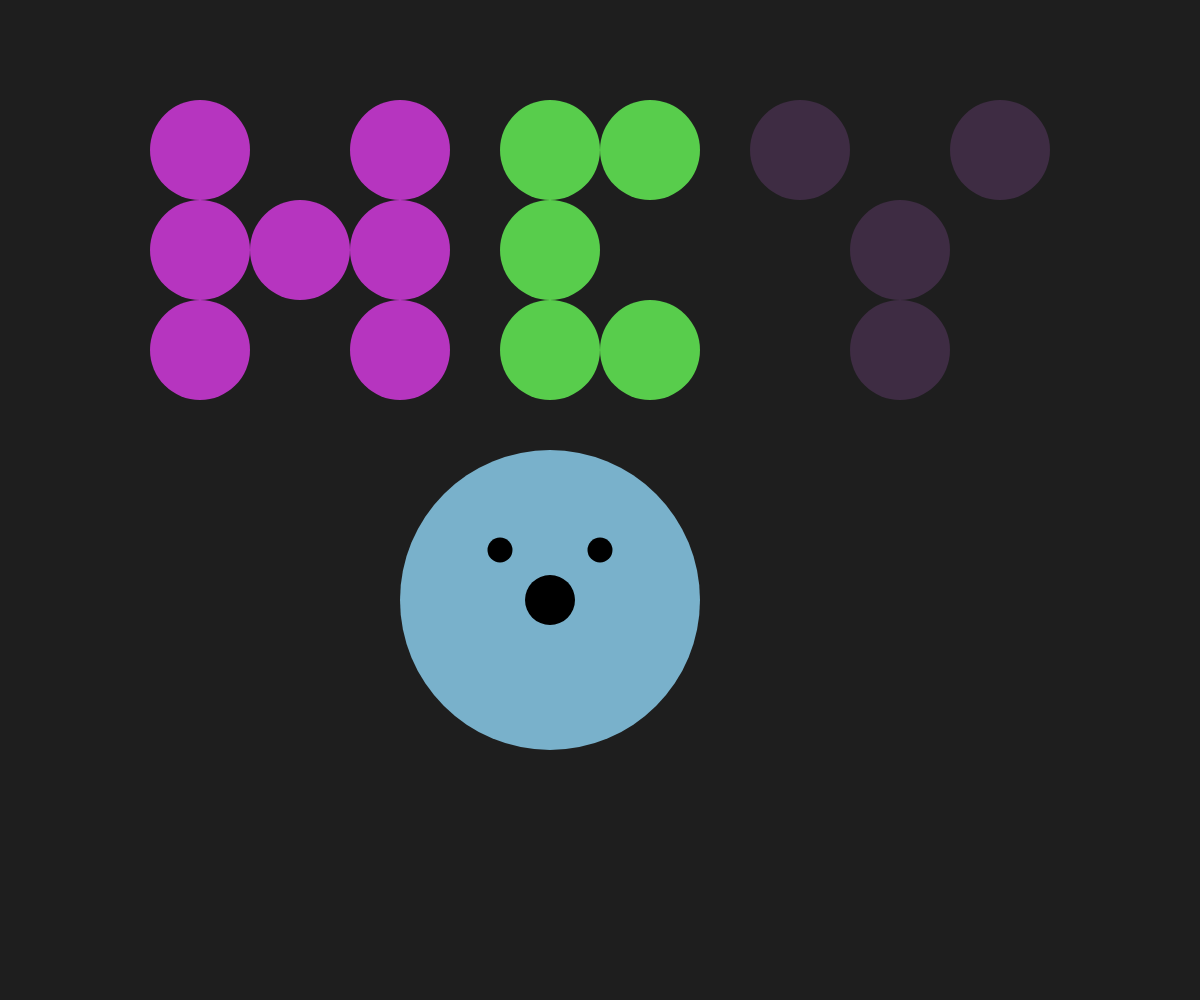
Frame 1 (no input)
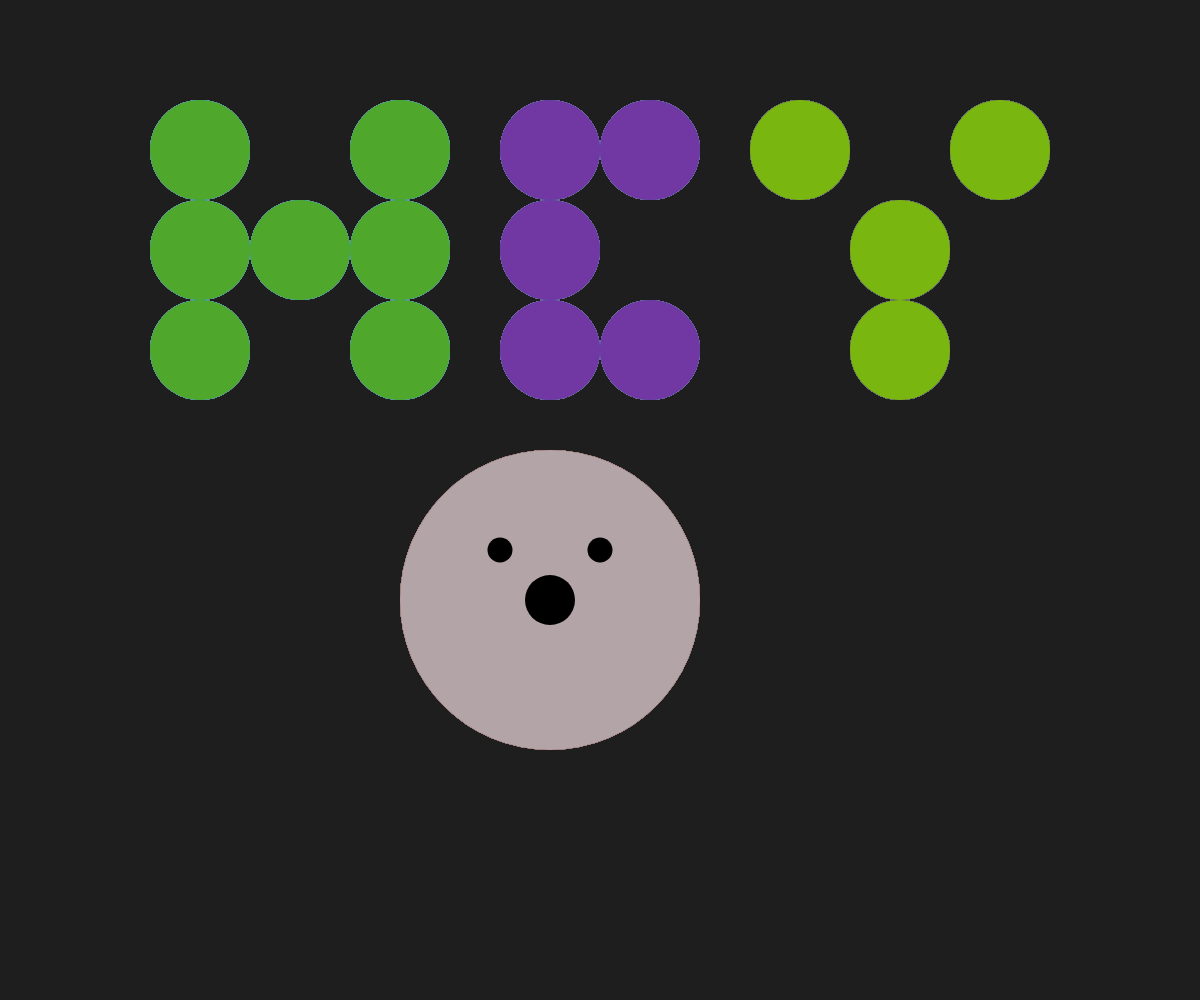
Frame 60 (no input)
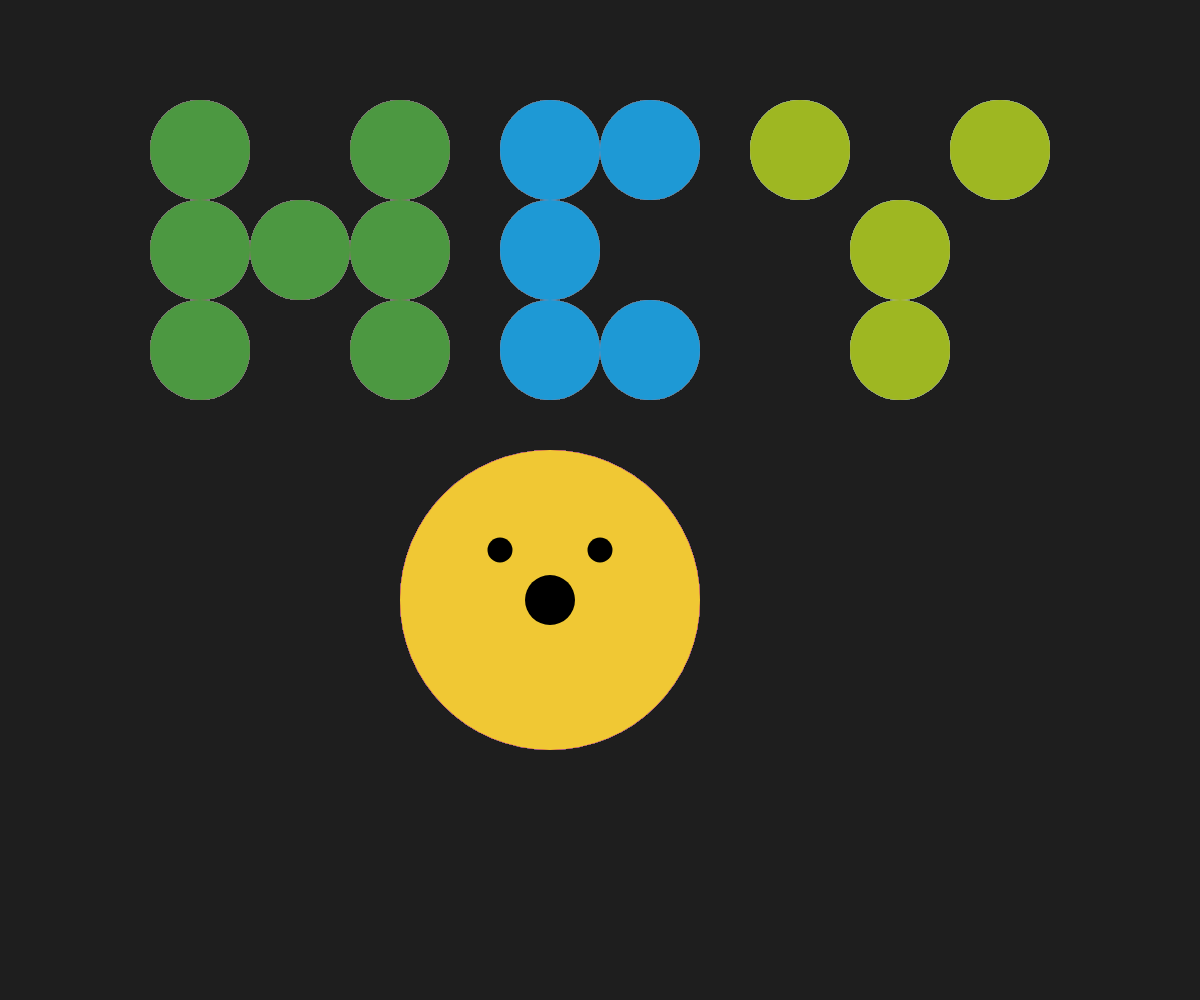
Frame 120 (the mouse pressed at the canvas centre since frame 60)

The p5.js sketch that drew these frames (run headless with seeded random() and noise() and a simulated clock; from frame 60 on, the mouse is pressed at the canvas centre):

// p5.js sketch
// ── sketch.js

function setup() {
    createCanvas(windowWidth, windowHeight);
    background(30); 

}



function draw() {

  translate(windowWidth/2, windowHeight/4);
  moveEvery();

}

//lets me more easily move the entire body of letters as one whole.
var moveLetters = -300;

function moveEvery(){
  superH();
  superE();
  superY();
  superSmile();
}

function dotPlace(ballx, bally, ballwidth){
noStroke();
ellipse(ballx, bally, ballwidth, ballwidth);
}

function superH(){
  fill(color(random(255), random(255), random(255)));
  dotPlace(0 + moveLetters, 0, 100);
  dotPlace(-100 + moveLetters, 0, 100);
  dotPlace(-100 + moveLetters, 100, 100);
  dotPlace(-100 + moveLetters, -100, 100);
  dotPlace(100 + moveLetters, 100, 100);
  dotPlace(100 + moveLetters, -100, 100);
  dotPlace(100 + moveLetters, 0, 100)
}

function superE(){
  fill(color(random(255), random(255), random(255)));
  dotPlace(250 + moveLetters, 0, 100);
  dotPlace(250 + moveLetters, -100, 100);
  dotPlace(250 + moveLetters, 100, 100);
  dotPlace(350 + moveLetters, 100, 100);
  dotPlace(350 + moveLetters, -100, 100);

}
function superY(){
  fill(color(random(255), random(255), random(255)));
  dotPlace(600 + moveLetters, 0, 100);
  dotPlace(500 + moveLetters, -100, 100);
  dotPlace(600 + moveLetters, 100, 100);
  dotPlace(700 + moveLetters, -100, 100);

}
function superSmile(){
  fill(color(random(255), random(255), random(255)));
  dotPlace(250 + moveLetters, 350, 300);
  fill('black');
  ellipse(-100, 300, 25);
  ellipse(0, 300, 25);
  ellipse(-50, 350, 50);
}
